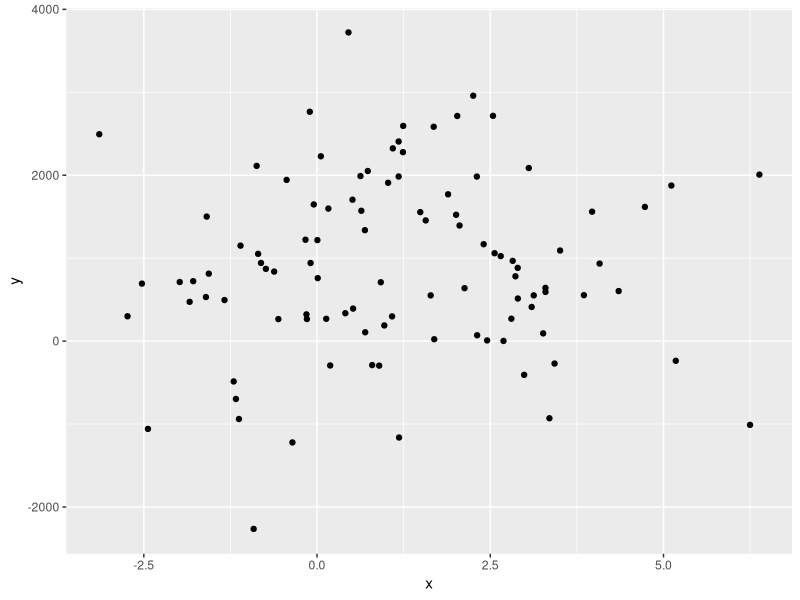

This chart was generated by the following R code:
## ---- chunk 1
library(tidyverse)
## ---- chunk 2
plot_df = tibble(
  x = rnorm(100, mean = 1, sd = 2), 
  y = rnorm(100, mean = 888, sd = 999)
)
## ---- chunk 3
plot_df |>
  ggplot(aes(x = x, y = y)) +
  geom_point()
